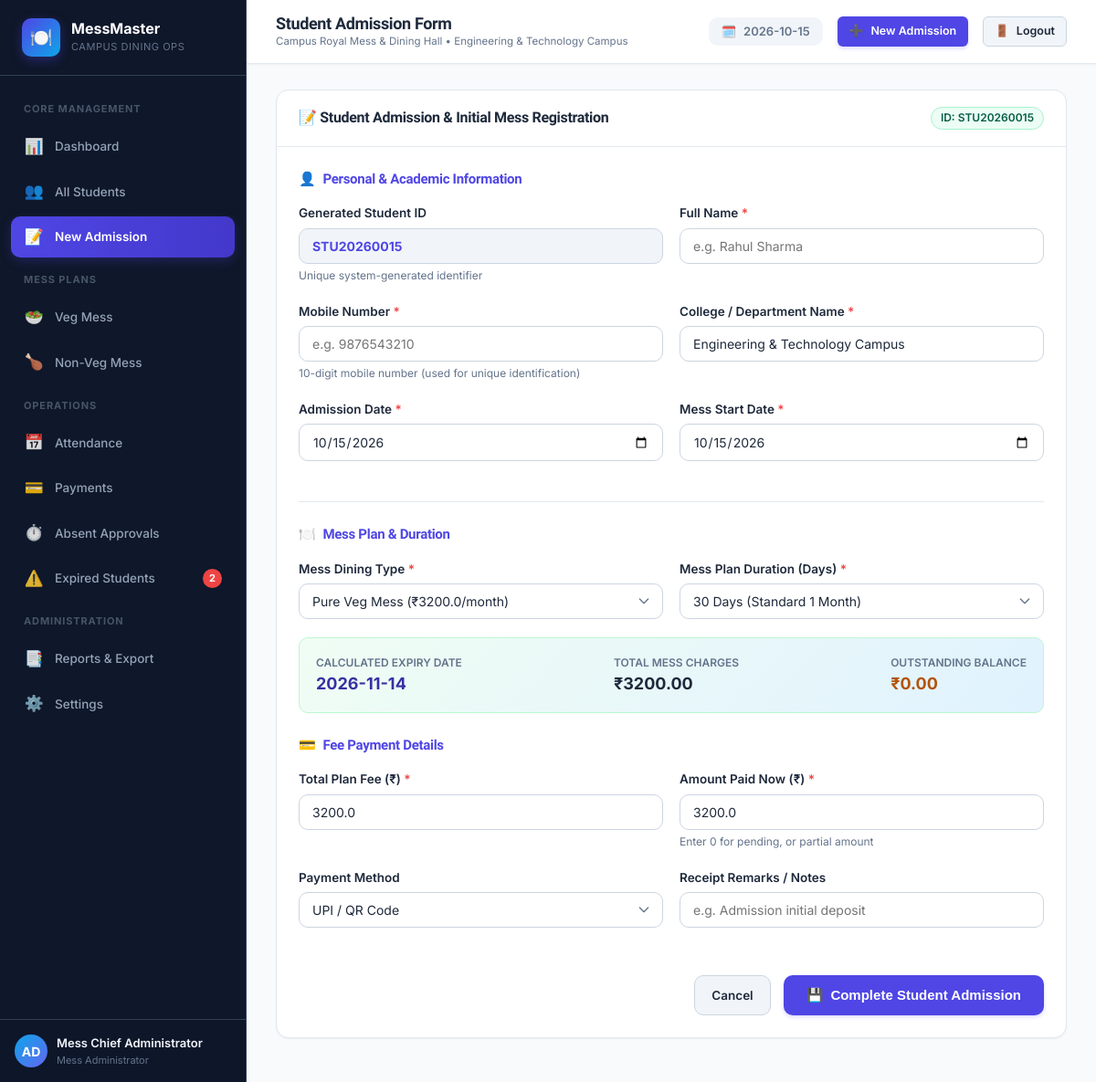
Screenshot of /admission (signed in) with the database file from the repository.
### tables this page shows
CREATE TABLE users (
            id INTEGER PRIMARY KEY AUTOINCREMENT,
            username TEXT UNIQUE NOT NULL,
            password_hash TEXT NOT NULL,
            full_name TEXT NOT NULL,
            role TEXT DEFAULT 'admin',
            created_at DATETIME DEFAULT CURRENT_TIMESTAMP
        );

CREATE TABLE settings (
            id INTEGER PRIMARY KEY AUTOINCREMENT,
            key TEXT UNIQUE NOT NULL,
            value TEXT NOT NULL,
            description TEXT
        );

### app.py (the view, shortened to what this page needs)
@app.route('/admission', methods=['GET', 'POST'])
@login_required
def admission():
    conn = database.get_db_connection()
    default_veg = float(database.get_setting('veg_monthly_fee', '3200'))
    default_nonveg = float(database.get_setting('nonveg_monthly_fee', '4200'))
    next_student_id = database.generate_student_id()
    conn.close()
    return render_template('admission.html',
        next_student_id=next_student_id,
        default_veg_fee=default_veg,
        default_nonveg_fee=default_nonveg
    )

### app.py (called while the page is built)
def login_required(f):
    @wraps(f)
    def decorated_function(*args, **kwargs):
        if 'user_id' not in session:
            flash("Please sign in to access the Mess Management System.", "warning")
            return redirect(url_for('login', next=request.url))
        return f(*args, **kwargs)
    return decorated_function

### database.py (called while the page is built, shortened)
def get_db_path():
    return DEFAULT_DB_PATH

def get_db_connection():
    db_file = get_db_path()
    try:
        os.makedirs(os.path.dirname(db_file), exist_ok=True)
    except OSError:
        pass
    conn = sqlite3.connect(db_file)
    conn.row_factory = sqlite3.Row
    conn.execute("PRAGMA foreign_keys = ON;")
    return conn

def get_setting(key, default_value=''):
    conn = get_db_connection()
    row = conn.execute("SELECT value FROM settings WHERE key = ?", (key,)).fetchone()
    conn.close()
    return row['value'] if row else default_value

def generate_student_id():
    conn = get_db_connection()
    current_year = datetime.now().year
    prefix = f"STU{current_year}"
    row = conn.execute("SELECT student_id FROM students WHERE student_id LIKE ? ORDER BY student_id DESC LIMIT 1", (f"{prefix}%",)).fetchone()
    conn.close()
    if row and row['student_id']:
        try:
            last_num = int(row['student_id'].replace(prefix, ''))
            return f"{prefix}{last_num + 1:04d}"
        except ValueError:
            pass
    return f"{prefix}0001"

### templates/admission.html (shortened to what this page needs)
{% extends "base.html" %}
{% block page_title %}Student Admission Form{% endblock %}
{% block content %}
<div style="max-width: 900px; margin: 0 auto;">
  <div class="panel">
    <div class="panel-header">
      <h3 class="panel-title">📝 Student Admission & Initial Mess Registration</h3>
      <span class="badge badge-active">ID: {{ next_student_id }}</span>
    </div>
    <div class="panel-body">
      <form action="{{ url_for('admission') }}" method="POST" id="admissionForm">
        <h4 style="font-size: 15px; margin-bottom: 16px; color: var(--primary); display: flex; align-items: center; gap: 8px;">
          <span>👤</span> Personal & Academic Information
        </h4>
        <div class="form-row">
          <div class="form-group">
            <label class="form-label" for="student_id_preview">Generated Student ID</label>
            <input type="text" class="form-control" id="student_id_preview" value="{{ next_student_id }}" readonly style="background-color: #f1f5f9; font-weight: 700; color: var(--primary);">
            <div class="form-helper">Unique system-generated identifier</div>
          </div>
          <div class="form-group">
            <label class="form-label" for="full_name">Full Name <span class="required">*</span></label>
            <input type="text" class="form-control" name="full_name" id="full_name" placeholder="e.g. Rahul Sharma" required autofocus>
          </div>
        </div>
        <div class="form-row">
          <div class="form-group">
            <label class="form-label" for="mobile">Mobile Number <span class="required">*</span></label>
            <input type="tel" class="form-control" name="mobile" id="mobile" placeholder="e.g. 9876543210" pattern="[0-9]{10}" required>
            <div class="form-helper">10-digit mobile number (used for unique identification)</div>
          </div>
          <div class="form-group">
            <label class="form-label" for="college_name">College / Department Name <span class="required">*</span></label>
            <input type="text" class="form-control" name="college_name" id="college_name" value="{{ college_name }}" required>
          </div>
        </div>
        <div class="form-row">
          <div class="form-group">
            <label class="form-label" for="admission_date">Admission Date <span class="required">*</span></label>
            <input type="date" class="form-control" name="admission_date" id="admission_date" value="{{ today_date }}" required>
          </div>
          <div class="form-group">
            <label class="form-label" for="messStartDate">Mess Start Date <span class="required">*</span></label>
            <input type="date" class="form-control" name="mess_start_date" id="messStartDate" value="{{ today_date }}" required>
          </div>
        </div>
        <hr style="border: 0; border-top: 1px solid var(--card-border); margin: 24px 0;">
        <h4 style="font-size: 15px; margin-bottom: 16px; color: var(--primary); display: flex; align-items: center; gap: 8px;">
          <span>🍽️</span> Mess Plan & Duration
        </h4>
        <div class="form-row">
          <div class="form-group">
            <label class="form-label" for="messType">Mess Dining Type <span class="required">*</span></label>
            <select class="form-control form-select" name="mess_type" id="messType" required>
              <option value="Veg" selected>Pure Veg Mess ({{ currency_symbol }}{{ default_veg_fee }}/month)</option>
            </select>
          </div>
          <div class="form-group">
            <label class="form-label" for="planDuration">Mess Plan Duration (Days) <span class="required">*</span></label>
            <select class="form-control form-select" name="plan_duration" id="planDuration" required>
              <option value="30" selected>30 Days (Standard 1 Month)</option>
            </select>
          </div>
        </div>
        <div style="background: linear-gradient(135deg, #f0fdf4 0%, #e0f2fe 100%); border: 1px solid #bbf7d0; border-radius: var(--radius-md); padding: 18px; margin-bottom: 24px;">
          <div style="display: flex; justify-content: space-between; flex-wrap: wrap; gap: 14px; font-size: 14px;">
            <div>
              <span style="color: var(--text-muted); font-size: 12px; font-weight: 600; display: block;">CALCULATED EXPIRY DATE</span>
              <strong id="expiryPreview" style="font-size: 18px; color: var(--primary-dark);">--</strong>
            </div>
            <div>
              <span style="color: var(--text-muted); font-size: 12px; font-weight: 600; display: block;">TOTAL MESS CHARGES</span>
              <strong style="font-size: 18px; color: var(--text-main);">{{ currency_symbol }}<span id="totalFeePreview">3200.00</span></strong>
            </div>
            <div>
              <span style="color: var(--text-muted); font-size: 12px; font-weight: 600; display: block;">OUTSTANDING BALANCE</span>
              <strong style="font-size: 18px; color: #b45309;">{{ currency_symbol }}<span id="balancePreview">0.00</span></strong>
            </div>
          </div>
        </div>
        <h4 style="font-size: 15px; margin-bottom: 16px; color: var(--primary); display: flex; align-items: center; gap: 8px;">
          <span>💳</span> Fee Payment Details
        </h4>
        <div class="form-row">
          <div class="form-group">
            <label class="form-label" for="totalFee">Total Plan Fee ({{ currency_symbol }}) <span class="required">*</span></label>
            <input type="number" step="0.01" min="0" class="form-control" name="total_fee" id="totalFee" value="{{ default_veg_fee }}" required>
          </div>
          <div class="form-group">
            <label class="form-label" for="amountPaid">Amount Paid Now ({{ currency_symbol }}) <span class="required">*</span></label>
            <input type="number" step="0.01" min="0" class="form-control" name="amount_paid" id="amountPaid" value="{{ default_veg_fee }}" required>
            <div class="form-helper">Enter 0 for pending, or partial amount</div>
          </div>
        </div>
        <div class="form-row">
          <div class="form-group">
            <label class="form-label" for="paymentMethod">Payment Method</label>
            <select class="form-control form-select" name="payment_method" id="paymentMethod">
              <option value="UPI" selected>UPI / QR Code</option>
            </select>
          </div>
          <div class="form-group">
            <label class="form-label" for="notes">Receipt Remarks / Notes</label>
            <input type="text" class="form-control" name="notes" id="notes" placeholder="e.g. Admission initial deposit">
          </div>
        </div>
        <div style="margin-top: 32px; display: flex; justify-content: flex-end; gap: 14px;">
          <a href="{{ url_for('students') }}" class="btn btn-secondary">Cancel</a>
          <button type="submit" class="btn btn-primary btn-lg" id="btn-submit-admission">
            <span>💾</span> Complete Student Admission
          </button>
        </div>
      </form>
    </div>
  </div>
</div>
{% endblock %}

### templates/base.html (shortened to what this page needs)
<!DOCTYPE html>
<html lang="en">
<head>
  <link rel="stylesheet" href="{{ url_for('static', filename='css/style.css') }}">
</head>
<body>
  <div class="app-container">
    <aside class="sidebar" id="appSidebar">
      <div class="sidebar-header">
        <div class="brand-icon">🍽️</div>
        <div class="brand-title">
          <span class="brand-name">MessMaster</span>
          <span class="brand-sub">Campus Dining Ops</span>
        </div>
      </div>
      <nav class="sidebar-nav">
        <div class="nav-section-title">Core Management</div>
        <a href="{{ url_for('dashboard') }}" class="nav-item {% if request.endpoint == 'dashboard' %}active{% endif %}" id="nav-dashboard">
          <div class="nav-item-content">
            <span class="icon">📊</span>
            <span>Dashboard</span>
          </div>
        </a>
        <a href="{{ url_for('students') }}" class="nav-item {% if request.endpoint == 'students' %}active{% endif %}" id="nav-students">
          <div class="nav-item-content">
            <span class="icon">👥</span>
            <span>All Students</span>
          </div>
        </a>
        <a href="{{ url_for('admission') }}" class="nav-item {% if request.endpoint == 'admission' %}active{% endif %}" id="nav-admission">
          <div class="nav-item-content">
            <span class="icon">📝</span>
            <span>New Admission</span>
          </div>
        </a>
        <div class="nav-section-title">Mess Plans</div>
        <a href="{{ url_for('veg_mess') }}" class="nav-item {% if request.endpoint == 'veg_mess' %}active{% endif %}" id="nav-veg">
          <div class="nav-item-content">
            <span class="icon">🥗</span>
            <span>Veg Mess</span>
          </div>
        </a>
        <a href="{{ url_for('nonveg_mess') }}" class="nav-item {% if request.endpoint == 'nonveg_mess' %}active{% endif %}" id="nav-nonveg">
          <div class="nav-item-content">
            <span class="icon">🍗</span>
            <span>Non-Veg Mess</span>
          </div>
        </a>
        <div class="nav-section-title">Operations</div>
        <a href="{{ url_for('attendance') }}" class="nav-item {% if request.endpoint == 'attendance' %}active{% endif %}" id="nav-attendance">
          <div class="nav-item-content">
            <span class="icon">📅</span>
            <span>Attendance</span>
          </div>
        </a>
        <a href="{{ url_for('payments') }}" class="nav-item {% if request.endpoint == 'payments' %}active{% endif %}" id="nav-payments">
          <div class="nav-item-content">
            <span class="icon">💳</span>
            <span>Payments</span>
          </div>
        </a>
        <a href="{{ url_for('absent_approvals') }}" class="nav-item {% if request.endpoint == 'absent_approvals' %}active{% endif %}" id="nav-absent-approvals">
          <div class="nav-item-content">
            <span class="icon">⏱️</span>
            <span>Absent Approvals</span>
          </div>
        </a>
        <a href="{{ url_for('expired_students') }}" class="nav-item {% if request.endpoint == 'expired_students' %}active{% endif %}" id="nav-expired">
          <div class="nav-item-content">
            <span class="icon">⚠️</span>
            <span>Expired Students</span>
          </div>
          {% if badge_expired_count > 0 %}
          <span class="nav-badge danger">{{ badge_expired_count }}</span>
          {% endif %}
        </a>
        <div class="nav-section-title">Administration</div>
        <a href="{{ url_for('reports') }}" class="nav-item {% if request.endpoint == 'reports' %}active{% endif %}" id="nav-reports">
          <div class="nav-item-content">
            <span class="icon">📑</span>
            <span>Reports & Export</span>
          </div>
        </a>
        <a href="{{ url_for('settings') }}" class="nav-item {% if request.endpoint == 'settings' %}active{% endif %}" id="nav-settings">
          <div class="nav-item-content">
            <span class="icon">⚙️</span>
            <span>Settings</span>
          </div>
        </a>
      </nav>
      <div class="sidebar-footer">
        <div class="user-badge">
          <div class="user-avatar">AD</div>
          <div class="user-info">
            <span class="user-name">{{ current_user.full_name if current_user else 'Admin' }}</span>
            <span class="user-role">Mess Administrator</span>
          </div>
        </div>
      </div>
    </aside>
    <div class="main-wrapper">
      <header class="topbar">
        <div class="topbar-left">
          <div class="page-breadcrumb">
            <h1 class="page-title">{% block page_title %}College Mess Management{% endblock %}</h1>
            <span style="font-size: 11.5px; color: var(--text-muted);">{{ mess_name }} &bull; {{ college_name }}</span>
          </div>
        </div>
        <div class="topbar-right">
          <div class="date-indicator">
            <span>🗓️</span>
            <span>{{ today_date }}</span>
          </div>
          <a href="{{ url_for('admission') }}" class="btn btn-primary btn-sm" id="btn-quick-admission">
            <span>➕</span>
            <span>New Admission</span>
          </a>
          <a href="{{ url_for('logout') }}" class="btn btn-secondary btn-sm" title="Sign Out">
            <span>🚪</span>
            <span>Logout</span>
          </a>
        </div>
      </header>
      <main class="content-body">
        {% block content %}{% endblock %}
      </main>
    </div>
  </div>
</body>
</html>

### rows the page displays
users: full_name "Mess Chief Administrator"
settings: value "Campus Royal Mess & Dining Hall"
settings: value "Engineering & Technology Campus", college_name "Engineering & Technology Campus"

### other values shown
{{ badge_expired_count }} "2"
{{ next_student_id }} "STU20260015"
{{ currency_symbol }} "₹"
